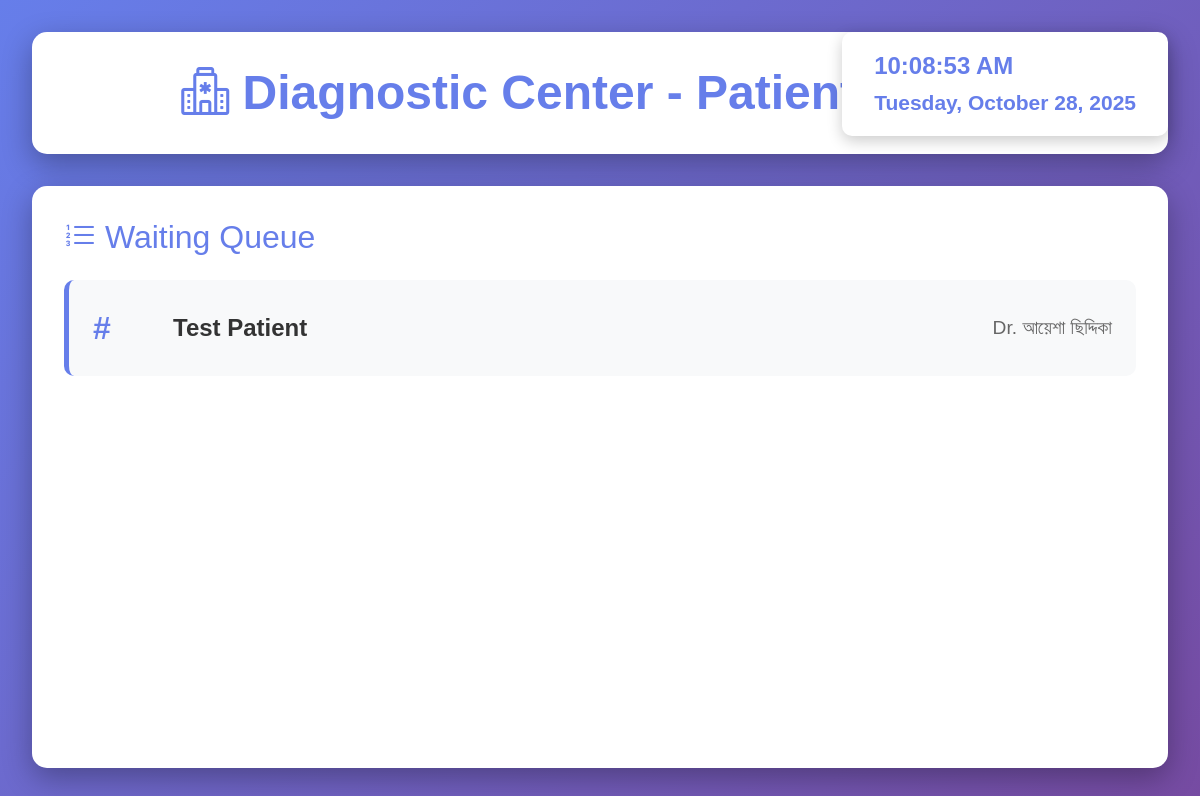
Screenshot of /accounts/display-monitor/ with the database file from the repository.
### appointments/models.py (models this page shows, shortened)
class Appointment(models.Model):
    STATUS_CHOICES = [
        ('waiting', 'Waiting'),
        ('called', 'Called'),
        ('in_consultation', 'In Consultation'),
        ('completed', 'Completed'),
        ('cancelled', 'Cancelled'),
        ('no_show', 'No Show'),
    ]
    appointment_number = models.CharField(max_length=20, unique=True, editable=False)
    patient = models.ForeignKey(Patient, on_delete=models.CASCADE, related_name='appointments')
    doctor = models.ForeignKey(
        settings.AUTH_USER_MODEL,
        on_delete=models.CASCADE,
        related_name='doctor_appointments',
        limit_choices_to={'role': 'DOCTOR'}
    )
    serial_number = models.IntegerField(help_text="Queue serial number for the day")
    appointment_date = models.DateField()
    appointment_time = models.TimeField(null=True, blank=True)
    status = models.CharField(max_length=20, choices=STATUS_CHOICES, default='waiting')
    check_in_time = models.DateTimeField(auto_now_add=True)
    called_time = models.DateTimeField(null=True, blank=True)
    started_time = models.DateTimeField(null=True, blank=True)
    completed_time = models.DateTimeField(null=True, blank=True)
    consultation_fee = models.DecimalField(max_digits=10, decimal_places=2, default=500)
    payment_status = models.CharField(max_length=20, choices=[
        ('unpaid', 'Unpaid'),
        ('paid', 'Paid'),
        ('partial', 'Partial'),
    ], default='unpaid')
    appointment_type = models.CharField(max_length=20, choices=[
        ('walk_in', 'Walk-in'),
        ('scheduled', 'Scheduled'),
        ('emergency', 'Emergency'),
    ], default='walk_in')
    reason = models.TextField(blank=True, help_text="Reason for visit")
    notes = models.TextField(blank=True)
    created_by = models.ForeignKey(
        settings.AUTH_USER_MODEL,
        on_delete=models.SET_NULL,
        null=True,
        related_name='created_appointments'
    )
    room_number = models.CharField(max_length=20, blank=True)
    class Meta:
        ordering = ['appointment_date', 'serial_number']
        unique_together = ['doctor', 'appointment_date', 'serial_number']
        indexes = [
            models.Index(fields=['appointment_date', 'doctor', 'status']),
            models.Index(fields=['appointment_number']),
        ]

### patients/models.py (models this page shows, shortened)
class Patient(models.Model):
    GENDER_CHOICES = [
        ('M', 'Male'),
        ('F', 'Female'),
        ('O', 'Other'),
    ]
    BLOOD_GROUP_CHOICES = [
        ('A+', 'A+'), ('A-', 'A-'),
        ('B+', 'B+'), ('B-', 'B-'),
        ('AB+', 'AB+'), ('AB-', 'AB-'),
        ('O+', 'O+'), ('O-', 'O-'),
    ]
    patient_id = models.CharField(max_length=20, unique=True, editable=False)
    first_name = models.CharField(max_length=100)
    last_name = models.CharField(max_length=100)
    date_of_birth = models.DateField()
    gender = models.CharField(max_length=1, choices=GENDER_CHOICES)
    blood_group = models.CharField(max_length=3, choices=BLOOD_GROUP_CHOICES, blank=True)
    phone = models.CharField(max_length=20)
    email = models.EmailField(blank=True)
    address = models.TextField()
    city = models.CharField(max_length=100)
    emergency_contact_name = models.CharField(max_length=100)
    emergency_contact_phone = models.CharField(max_length=20)
    emergency_contact_relation = models.CharField(max_length=50)
    allergies = models.TextField(blank=True, help_text="List of known allergies")
    chronic_conditions = models.TextField(blank=True, help_text="List of chronic conditions")
    registered_by = models.ForeignKey(
        settings.AUTH_USER_MODEL,
        on_delete=models.SET_NULL,
        null=True,
        related_name='registered_patients'
    )
    registered_at = models.DateTimeField(auto_now_add=True)
    updated_at = models.DateTimeField(auto_now=True)
    is_active = models.BooleanField(default=True)
    class Meta:
        ordering = ['-registered_at']
        indexes = [
            models.Index(fields=['patient_id']),
            models.Index(fields=['phone']),
            models.Index(fields=['registered_at']),
        ]
    def get_full_name(self):
        return f"{self.first_name} {self.last_name}"

### accounts/models.py (models this page shows, shortened)
class User(AbstractUser):
    ROLE_CHOICES = [
        ('ADMIN', 'Admin'),
        ('DOCTOR', 'Doctor'),
        ('RECEPTIONIST', 'Receptionist'),
        ('LAB', 'Lab Staff'),
        ('PHARMACY', 'Pharmacy Staff'),
        ('CANTEEN', 'Canteen Staff'),
    ]
    role = models.CharField(max_length=20, choices=ROLE_CHOICES, default='RECEPTIONIST')
    phone = models.CharField(max_length=20, blank=True)
    address = models.TextField(blank=True)
    specialization = models.CharField(max_length=100, blank=True, help_text="For doctors")
    license_number = models.CharField(max_length=50, blank=True, help_text="Professional license")
    profile_picture = models.ImageField(upload_to='profiles/', blank=True, null=True)
    is_active = models.BooleanField(default=True)
    created_at = models.DateTimeField(auto_now_add=True)
    updated_at = models.DateTimeField(auto_now=True)
    class Meta:
        ordering = ['-created_at']

### accounts/views.py (the view)
# urls.py: path('display-monitor/', views.display_monitor, name='display_monitor'),
def display_monitor(request):
    from django.http import JsonResponse
    today = timezone.now().date()
    current_appointments = Appointment.objects.filter(
        appointment_date=today,
        status='in_consultation'
    ).select_related('patient', 'doctor')
    waiting_queue = Appointment.objects.filter(
        appointment_date=today,
        status='waiting'
    ).select_related('patient', 'doctor').order_by('serial_number')
    context = {
        'current_appointments': current_appointments,
        'waiting_queue': waiting_queue,
    }
    return render(request, 'accounts/display_monitor.html', context)

### templates/accounts/display_monitor.html (shortened to what this page needs)
<!DOCTYPE html>
<html lang="en">
<head>
    <link href="https://cdn.jsdelivr.net/npm/bootstrap@5.3.0/dist/css/bootstrap.min.css" rel="stylesheet">
    <link rel="stylesheet" href="https://cdn.jsdelivr.net/npm/bootstrap-icons@1.11.0/font/bootstrap-icons.css">
</head>
<body>
    <div class="time-display" id="currentTime"></div>
    <div class="display-container">
        <div class="header">
            <h1><i class="bi bi-hospital"></i> Diagnostic Center - Patient Queue</h1>
        </div>
        <div class="queue-list">
            <h3><i class="bi bi-list-ol"></i> Waiting Queue</h3>
            <div id="queueContainer">
                {% if waiting_queue %}
                    {% for appointment in waiting_queue %}
                    <div class="queue-item">
                        <div class="queue-number">#{{ appointment.queue_number }}</div>
                        <div class="patient-name">{{ appointment.patient.get_full_name }}</div>
                        <div class="doctor-name">Dr. {{ appointment.doctor.get_full_name }}</div>
                    </div>
                    {% endfor %}
                {% else %}
                    <div class="no-patients">
                        <i class="bi bi-check-circle display-1 text-success"></i>
                        <p class="mt-3">No patients in queue</p>
                    </div>
                {% endif %}
            </div>
        </div>
    </div>
</body>
</html>

### templates/accounts/display_monitor.html (style rules this page uses)
body { background: linear-gradient(135deg, #667eea 0%, #764ba2 100%); font-family: 'Arial', sans-serif; overflow: hidden; }
.display-container { height: 100vh; display: flex; flex-direction: column; padding: 2rem; }
.header { background: white; padding: 2rem; border-radius: 15px; text-align: center; margin-bottom: 2rem; box-shadow: 0 10px 30px rgba(0,0,0,0.3); }
.header h1 { font-size: 3rem; font-weight: bold; color: #667eea; margin: 0; }
.queue-list { background: white; padding: 2rem; border-radius: 15px; flex-grow: 1; overflow-y: auto; box-shadow: 0 10px 30px rgba(0,0,0,0.3); }
.queue-list h3 { color: #667eea; font-size: 2rem; margin-bottom: 1.5rem; }
.queue-item { display: flex; justify-content: space-between; align-items: center; padding: 1.5rem; background: #f8f9fa; margin-bottom: 1rem; border-radius: 10px; border-left: 5px solid #667eea; font-size: 1.5rem; }
.queue-number { font-size: 2rem; font-weight: bold; color: #667eea; min-width: 80px; }
.patient-name { flex-grow: 1; font-weight: 600; color: #333; }
.doctor-name { color: #666; font-size: 1.2rem; }
.time-display { position: absolute; top: 2rem; right: 2rem; background: white; padding: 1rem 2rem; border-radius: 10px; font-size: 1.5rem; font-weight: bold; color: #667eea; box-shadow: 0 5px 15px rgba(0,0,0,0.2); }

### rows the page displays
Appointment: patient.get_full_name "Test Patient", doctor.get_full_name "আয়েশা ছিদ্দিকা"
